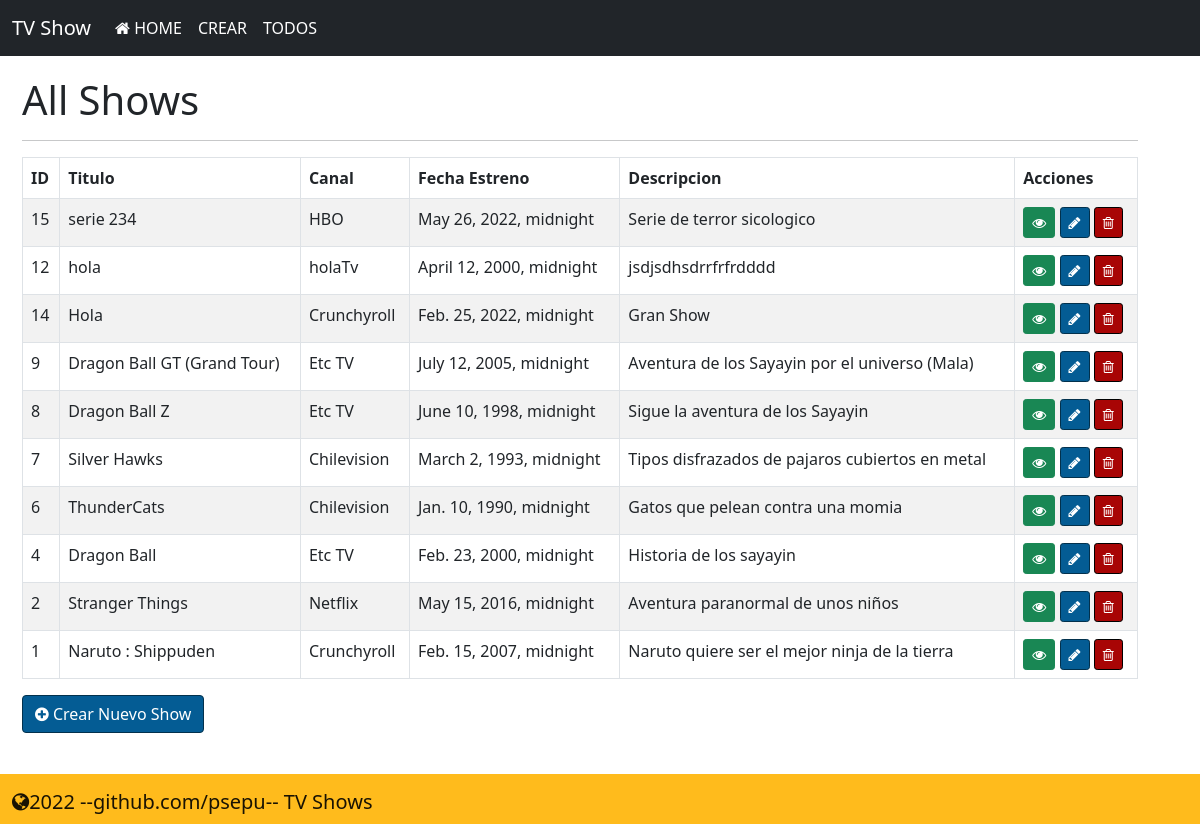
Page /shows/ on the committed database.
### app/models.py (models this page shows)
class Show(models.Model):
    title = models.CharField(max_length=200)
    network = models.CharField(max_length=200)
    release_date = models.DateTimeField()
    desc = models.TextField()
    created_at = models.DateTimeField(auto_now_add=True)
    updated_at = models.DateTimeField(auto_now=True)
    objects=valManager()

### app/views.py (the view)
# urls.py: path('shows/', views.all_shows, name='all_shows'),
def all_shows(request):
    if request.method == "GET":
        contexto = {
            'shows': Show.objects.all().order_by('-updated_at'),
        }
        return render(request, 'all_shows.html', contexto)

### app/templates/all_shows.html (shortened to what this page needs)
{% extends "base.html"%}
{% block contenido %}
<div class="container">
    <h1>All Shows</h1>
    <hr>
    <table class="table table-striped table-bordered table-hover">
        <thead>
            <tr>
                <th>ID</th>
                <th>Titulo</th>
                <th>Canal</th>
                <th>Fecha Estreno</th>
                <th>Descripcion</th>
                <th>Acciones</th>
            </tr>
        </thead>
        <tbody>
            {% for show in shows %}
            <tr>
                <td>{{show.id}}</td>
                <td>{{show.title}}</td>
                <td>{{show.network}}</td>
                <td>{{show.release_date}}</td>
                <td>{{show.desc}}</td>
                <td>
                    <a href="{% url 'show' id=show.id %}" class="btn btn-sm btn-success"><i class="fa fa-eye" aria-hidden="true"></i></a>
                    <a href="{% url 'edit' id=show.id %}" class="btn btn-sm btn-success" style="background-color:#045C94; border-color: #02314D; color: white;"><i class="fa fa-pencil" aria-hidden="true"></i></a>
                    <a href="{% url 'delete' id=show.id %}" class="btn btn-sm btn-success" style="background-color:#a80505; border-color: black; color: white;"><i class="fa fa-trash-o" aria-hidden="true"></i></a>
                </td>
            </tr>
            {% endfor %}
        </tbody>
    </table>
    <a href="{% url 'create' %}" class="btn btn-primary" style="background-color:#045C94; border-color: #02314D; color: white;"><i class="fa fa-plus-circle" aria-hidden="true"></i></i> Crear Nuevo Show</a>
</div>
{% endblock %}

### app/templates/all_shows.html (style rules this page uses)
.container { margin-top:20px; margin-left:10px; }

### rows in the picture
Show: id "15", title "serie 234", network "HBO", release_date "May 26, 2022, midnight", desc "Serie de terror sicologico"
Show: id "12", title "hola", network "holaTv", release_date "April 12, 2000, midnight", desc "jsdjsdhsdrrfrfrdddd"
Show: id "14", title "Hola", network "Crunchyroll", release_date "Feb. 25, 2022, midnight", desc "Gran Show"
Show: id "9", title "Dragon Ball GT (Grand Tour)", network "Etc TV", release_date "July 12, 2005, midnight", desc "Aventura de los Sayayin por el universo (Mala)"
Show: id "8", title "Dragon Ball Z", network "Etc TV", release_date "June 10, 1998, midnight", desc "Sigue la aventura de los Sayayin"
Show: id "7", title "Silver Hawks", network "Chilevision", release_date "March 2, 1993, midnight", desc "Tipos disfrazados de pajaros cubiertos en metal"
Show: id "6", title "ThunderCats", network "Chilevision", release_date "Jan. 10, 1990, midnight", desc "Gatos que pelean contra una momia"
Show: id "4", title "Dragon Ball", network "Etc TV", release_date "Feb. 23, 2000, midnight", desc "Historia de los sayayin"
Show: id "2", title "Stranger Things", network "Netflix", release_date "May 15, 2016, midnight", desc "Aventura paranormal de unos niños"
Show: id "1", title "Naruto : Shippuden", network "Crunchyroll", release_date "Feb. 15, 2007, midnight", desc "Naruto quiere ser el mejor ninja de la tierra"
